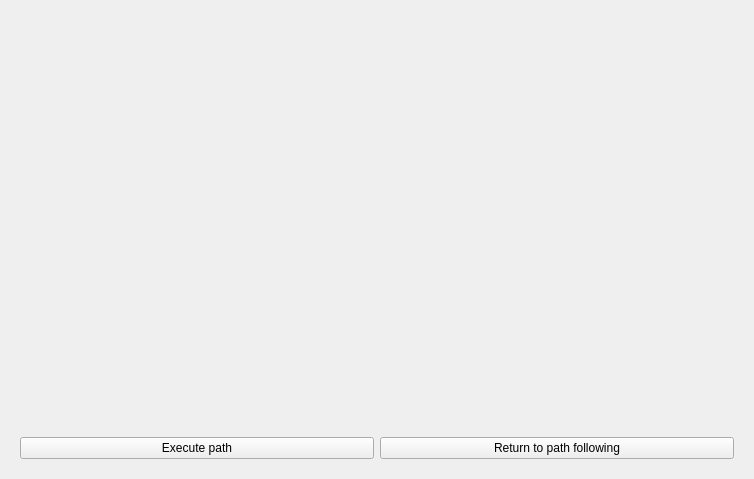
<?xml version="1.0" encoding="UTF-8"?>
<ui version="4.0">
 <class>Form</class>
 <widget class="QWidget" name="Form">
  <property name="geometry">
   <rect>
    <x>0</x>
    <y>0</y>
    <width>754</width>
    <height>479</height>
   </rect>
  </property>
  <property name="windowTitle">
   <string>Form</string>
  </property>
  <layout class="QVBoxLayout" name="verticalLayout">
   <item>
    <widget class="QStackedWidget" name="stackedwidget">
     <property name="currentIndex">
      <number>0</number>
     </property>
     <widget class="QWidget" name="plan_path_tab">
      <layout class="QVBoxLayout" name="verticalLayout_2">
       <item>
        <widget class="QWidget" name="plan_path_widget" native="true"/>
       </item>
       <item>
        <layout class="QHBoxLayout" name="horizontalLayout">
         <item>
          <widget class="QPushButton" name="save_button">
           <property name="text">
            <string>Execute path</string>
           </property>
          </widget>
         </item>
         <item>
          <widget class="QPushButton" name="return2_button">
           <property name="text">
            <string>Return to path following</string>
           </property>
          </widget>
         </item>
        </layout>
       </item>
      </layout>
     </widget>
     <widget class="QWidget" name="execute_path_tab">
      <layout class="QVBoxLayout" name="verticalLayout_3">
       <item>
        <widget class="QWidget" name="execute_path_widget" native="true"/>
       </item>
       <item>
        <widget class="QPushButton" name="return_button">
         <property name="text">
          <string>Return to path planning</string>
         </property>
        </widget>
       </item>
      </layout>
     </widget>
    </widget>
   </item>
  </layout>
 </widget>
 <resources/>
 <connections/>
</ui>
